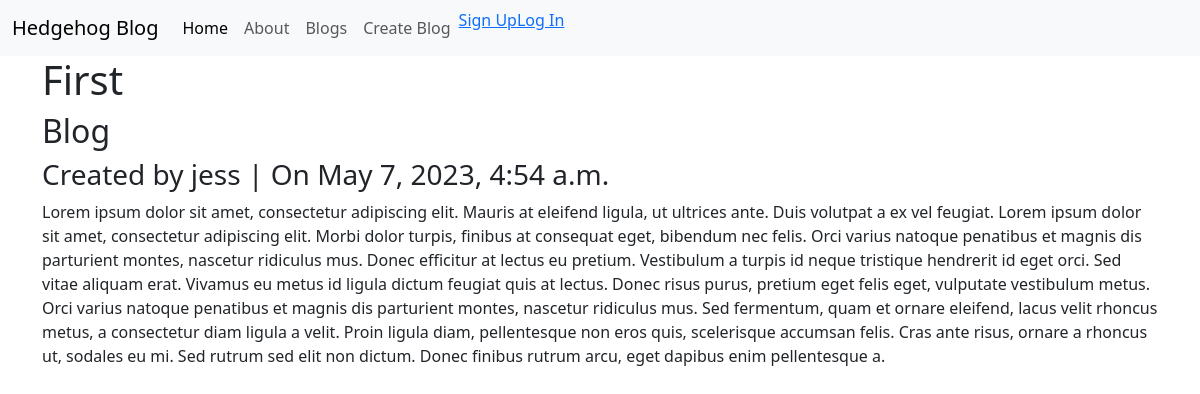
The app's page /posts/1/ with its own data.
### posts/models.py (models this page shows, shortened)
class Post(models.Model):
    title = models.CharField(max_length=128)
    subtitle = models.CharField(max_length=256)
    author = models.ForeignKey(
        get_user_model(),
        on_delete=models.CASCADE
    )
    body = models.TextField()
    created_on = models.DateTimeField(auto_now_add=True)
    status = models.ForeignKey(
        Status,
        on_delete = models.CASCADE,
        null=True, default=None
    )

### posts/views.py (the view)
# urls.py: path("<int:pk>/", PostDetailView.as_view(), name="posts_details"),
class PostDetailView(DetailView):
    template_name = "posts/details.html"
    model = Post

### templates/posts/details.html (shortened to what this page needs)
{% extends 'base.html' %}
{% block content %}
<h1>{{ post.title }}</h1>
<h2>{{ post.subtitle }}</h2>
<h3>Created by {{ post.author }} | On {{ post.created_on }}</h3>
<p>{{ post.body }}</p>
{% endblock content %}

### templates/base.html (shortened to what this page needs)
{% load static %}
<!DOCTYPE html>
<html lang="en">
<head>
    <link href="https://cdn.jsdelivr.net/npm/bootstrap@5.3.0-alpha3/dist/css/bootstrap.min.css"
        rel="stylesheet"
>
    <link rel="stylesheet"
        href="https://cdn.jsdelivr.net/npm/bootstrap-icons@1.10.5/font/bootstrap-icons.css">
</head>
<body>
    <nav class="navbar navbar-expand-lg bg-body-tertiary" data-bs-theme="">
        <div class="container-fluid">
            <a class="navbar-brand" href="{% url 'home' %}">Hedgehog Blog</a>
            <div class="collapse navbar-collapse" id="navbarNavAltMarkup">
                <div class="navbar-nav">
                    <a class="nav-link active" aria-current="page" href="{% url 'home' %}">Home</a>
                    <a class="nav-link" href="{% url 'about' %}">About</a>
                    <a class="nav-link" href="{% url 'list' %}">Blogs</a>
                    <a class="nav-link" href="{% url 'posts_new' %}">Create Blog</a>
                    {% if user.is_authenticated %}
                        <a class="nav_link" href="{% url 'acrchive' %}">Archive</a>
                        <a class="nav-link" href="{% url 'drafts' %}">Draft Blogs</a>
                        <a class="nav_link" href="{% url 'logout' %}">Log Out</a>
                    {% else %}
                        <a class="nav_link" href="{% url 'signup' %}">Sign Up</a>
                        <a class="nav_link" href="{% url 'login' %}">Log In</a>
                    {% endif %}
                </div>
            </div>
        </div>
    </nav>
    <div class="container">
        {% block content %}
        {% endblock content %}
    </div>
</body>
</html>

### records on screen
Post: title "First", subtitle "Blog", author "jess", created_on "May 7, 2023, 4:54 a.m.", body "Lorem ipsum dolor sit amet, consectetur adipiscing elit. Mauris at eleifend ligula, ut ultrices ante. Duis volutpat a ex vel feugiat. Lorem ipsum dolor sit amet, consectetur adipiscing elit. Morbi dolor turpis, finibus at consequat eget, bibendum nec felis. Orci varius natoque penatibus et magnis dis parturient montes, nascetur ridiculus mus. Donec efficitur at lectus eu pretium. Vestibulum a turpis id neque tristique hendrerit id eget orci. Sed vitae aliquam erat. Vivamus eu metus id ligula dictum feugiat quis at lectus. Donec risus purus, pretium eget felis eget, vulputate vestibulum metus. Orci varius natoque penatibus et magnis dis parturient montes, nascetur ridiculus mus. Sed…"
